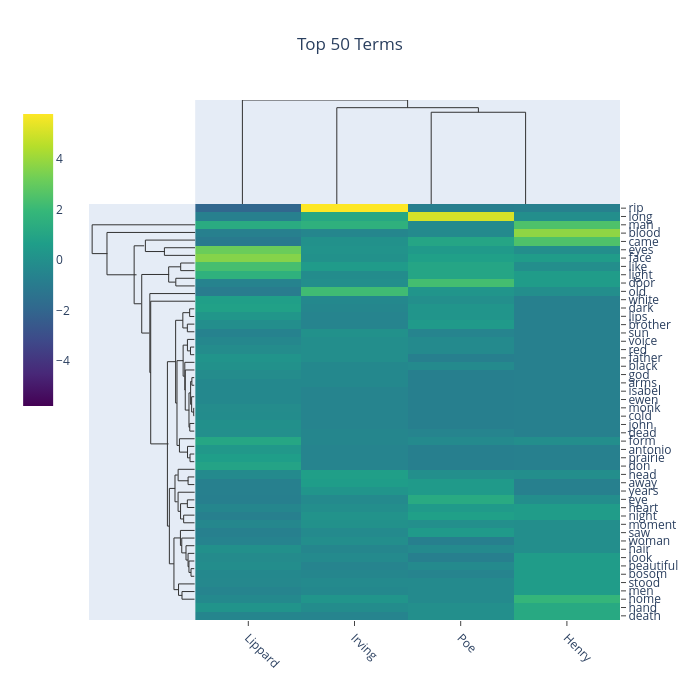

Notebook code for this chart:
### Markdown cell above
## Plotly Clustermaps

Plotly clustermaps are somewhat experimental and may or may not render plots that are as informative as Seaborn clustermaps. One advantage they have is that, instead of providing labels for each document at the bottom of the graph, they provide the document labels on the `x` and `y` axes, as well as the `z` (distance) score in the hovertext. This allows you to mouse over individual sections of the heatmap to see which documents are represented by that particular section. Also, by adjusting the height of the heatmap, it can be easier to say the labels for all terms. Note that the dendrograms and heatmap are separate subplots, so panning and zooming occurs separately. It is likely that this is not a very useful functionality for this sort of diagram.

With that said, let's generate a Plotly clustermap with some default settings.

### Code cell
from lexos.cluster import PlotlyClustermap

cm = PlotlyClustermap(
    dtm=dtm,
    labels=labels,
    metric="euclidean", # Using cosine for a different perspective
    method="average",   # Using ward for compact clusters
    width=700,
    height=600,
    hide_upper=False,  # Set to True to hide the top dendrogram
    hide_side=False,  # Set to True to hide the side dendrogram
    colorscale="Blues", # Try a different colorscale
    title="Top 50 Terms",
)
cm.show()

### Figure 1 — Plotly figure (JSON) as saved in the notebook; plotly's stock layout.template omitted (floating-point values rounded to 4 significant figures; data arrays with more than 128 entries replaced by an {"elided": "..."} marker saying what was removed)
{"data": [{"colorbar": {"len": 0.6, "x": 0.11, "xref": "container", "y": 0.5, "yref": "container"}, "colorscale": [[0, "#440154"], [0.1111, "#482878"], [0.2222, "#3e4989"], [0.3333, "#31688e"], [0.4444, "#26828e"], [0.5556, "#1f9e89"], [0.6667, "#35b779"], [0.7778, "#6ece58"], [0.8889, "#b5de2b"], [1, "#fde725"]], "name": "", "showscale": true, "type": "heatmap", "x": ["Lippard", "Irving", "Poe", "Henry"], "xaxis": "x4", "y": ["rip", "long", "man", "blood", "came", "eyes", "face", "like", "light", "door", "old", "white", "dark", "lips", "brother", "sun", "voice", "red", "father", "black", "god", "arms", "isabel", "ewen", "monk", "cold", "john", "dead", "form", "antonio", "prairie", "don", "head", "away", "years", "eye", "heart", "night", "moment", "saw", "woman", "hair", "look", "beautiful", "bosom", "stood", "men", "home", "hand", "death"], "yaxis": "y4", "z": {"elided": "50x4 float values"}, "zmid": 0}, {"hoverinfo": "skip", "line": {"color": "rgb(50,50,50)", "width": 1}, "mode": "lines", "showlegend": false, "type": "scatter", "x": [25.0, 25.0, 35.0, 35.0], "xaxis": "x2", "y": [0.0, 9.027, 9.027, 0.0], "yaxis": "y2"}, {"hoverinfo": "skip", "line": {"color": "rgb(50,50,50)", "width": 1}, "mode": "lines", "showlegend": false, "type": "scatter", "x": [15.0, 15.0, 30.0, 30.0], "xaxis": "x2", "y": [0.0, 9.478, 9.478, 9.027], "yaxis": "y2"}, {"hoverinfo": "skip", "line": {"color": "rgb(50,50,50)", "width": 1}, "mode": "lines", "showlegend": false, "type": "scatter", "x": [5.0, 5.0, 22.5, 22.5], "xaxis": "x2", "y": [0.0, 10.23, 10.23, 9.478], "yaxis": "y2"}, {"hoverinfo": "skip", "line": {"color": "rgb(50,50,50)", "width": 1}, "mode": "lines", "showlegend": false, "type": "scatter", "x": [6.589, 4.685, 4.685, 6.589], "xaxis": "x3", "y": [35.0, 35.0, 45.0, 45.0], "yaxis": "y3"}, {"hoverinfo": "skip", "line": {"color": "rgb(50,50,50)", "width": 1}, "mode": "lines", "showlegend": false, "type": "scatter", "x": [6.625, 3.503, 3.503, 4.721], "xaxis": "x3", "y": [25.0, 25.0, 40.0, 40.0], "yaxis": "y3"}, {"hoverinfo": "skip", "line": {"color": "rgb(50,50,50)", "width": 1}, "mode": "lines", "showlegend": false, "type": "scatter", "x": [6.558, 5.695, 5.695, 6.558], "xaxis": "x3", "y": [55.0, 55.0, 65.0, 65.0], "yaxis": "y3"}, {"hoverinfo": "skip", "line": {"color": "rgb(50,50,50)", "width": 1}, "mode": "lines", "showlegend": false, "type": "scatter", "x": [6.567, 5.392, 5.392, 6.567], "xaxis": "x3", "y": [75.0, 75.0, 85.0, 85.0], "yaxis": "y3"}, {"hoverinfo": "skip", "line": {"color": "rgb(50,50,50)", "width": 1}, "mode": "lines", "showlegend": false, "type": "scatter", "x": [5.692, 4.949, 4.949, 5.379], "xaxis": "x3", "y": [60.0, 60.0, 80.0, 80.0], "yaxis": "y3"}, {"hoverinfo": "skip", "line": {"color": "rgb(50,50,50)", "width": 1}, "mode": "lines", "showlegend": false, "type": "scatter", "x": [6.54, 6.253, 6.253, 6.54], "xaxis": "x3", "y": [115.0, 115.0, 125.0, 125.0], "yaxis": "y3"}, {"hoverinfo": "skip", "line": {"color": "rgb(50,50,50)", "width": 1}, "mode": "lines", "showlegend": false, "type": "scatter", "x": [6.545, 6.11, 6.11, 6.545], "xaxis": "x3", "y": [135.0, 135.0, 145.0, 145.0], "yaxis": "y3"}, {"hoverinfo": "skip", "line": {"color": "rgb(50,50,50)", "width": 1}, "mode": "lines", "showlegend": false, "type": "scatter", "x": [6.257, 5.829, 5.829, 6.109], "xaxis": "x3", "y": [120.0, 120.0, 140.0, 140.0], "yaxis": "y3"}, {"hoverinfo": "skip", "line": {"color": "rgb(50,50,50)", "width": 1}, "mode": "lines", "showlegend": false, "type": "scatter", "x": [6.539, 6.304, 6.304, 6.539], "xaxis": "x3", "y": [165.0, 165.0, 175.0, 175.0], "yaxis": "y3"}, {"hoverinfo": "skip", "line": {"color": "rgb(50,50,50)", "width": 1}, "mode": "lines", "showlegend": false, "type": "scatter", "x": [6.545, 6.114, 6.114, 6.31], "xaxis": "x3", "y": [155.0, 155.0, 170.0, 170.0], "yaxis": "y3"}, {"hoverinfo": "skip", "line": {"color": "rgb(50,50,50)", "width": 1}, "mode": "lines", "showlegend": false, "type": "scatter", "x": [6.536, 6.389, 6.389, 6.536], "xaxis": "x3", "y": [205.0, 205.0, 215.0, 215.0], "yaxis": "y3"}, {"hoverinfo": "skip", "line": {"color": "rgb(50,50,50)", "width": 1}, "mode": "lines", "showlegend": false, "type": "scatter", "x": [6.533, 6.503, 6.503, 6.533], "xaxis": "x3", "y": [245.0, 245.0, 255.0, 255.0], "yaxis": "y3"}, {"hoverinfo": "skip", "line": {"color": "rgb(50,50,50)", "width": 1}, "mode": "lines", "showlegend": false, "type": "scatter", "x": [6.537, 6.375, 6.375, 6.507], "xaxis": "x3", "y": [230.0, 230.0, 250.0, 250.0], "yaxis": "y3"}, {"hoverinfo": "skip", "line": {"color": "rgb(50,50,50)", "width": 1}, "mode": "lines", "showlegend": false, "type": "scatter", "x": [6.387, 6.312, 6.312, 6.373], "xaxis": "x3", "y": [210.0, 210.0, 240.0, 240.0], "yaxis": "y3"}, {"hoverinfo": "skip", "line": {"color": "rgb(50,50,50)", "width": 1}, "mode": "lines", "showlegend": false, "type": "scatter", "x": [6.54, 6.26, 6.26, 6.54], "xaxis": "x3", "y": [265.0, 265.0, 275.0, 275.0], "yaxis": "y3"}, {"hoverinfo": "skip", "line": {"color": "rgb(50,50,50)", "width": 1}, "mode": "lines", "showlegend": false, "type": "scatter", "x": [6.313, 6.21, 6.21, 6.255], "xaxis": "x3", "y": [225.0, 225.0, 270.0, 270.0], "yaxis": "y3"}, {"hoverinfo": "skip", "line": {"color": "rgb(50,50,50)", "width": 1}, "mode": "lines", "showlegend": false, "type": "scatter", "x": [6.549, 5.979, 5.979, 6.224], "xaxis": "x3", "y": [195.0, 195.0, 247.5, 247.5], "yaxis": "y3"}, {"hoverinfo": "skip", "line": {"color": "rgb(50,50,50)", "width": 1}, "mode": "lines", "showlegend": false, "type": "scatter", "x": [6.55, 5.951, 5.951, 5.98], "xaxis": "x3", "y": [185.0, 185.0, 221.2, 221.2], "yaxis": "y3"}, {"hoverinfo": "skip", "line": {"color": "rgb(50,50,50)", "width": 1}, "mode": "lines", "showlegend": false, "type": "scatter", "x": [6.109, 5.848, 5.848, 5.941], "xaxis": "x3", "y": [162.5, 162.5, 203.1, 203.1], "yaxis": "y3"}, {"hoverinfo": "skip", "line": {"color": "rgb(50,50,50)", "width": 1}, "mode": "lines", "showlegend": false, "type": "scatter", "x": [6.54, 6.276, 6.276, 6.54], "xaxis": "x3", "y": [305.0, 305.0, 315.0, 315.0], "yaxis": "y3"}, {"hoverinfo": "skip", "line": {"color": "rgb(50,50,50)", "width": 1}, "mode": "lines", "showlegend": false, "type": "scatter", "x": [6.544, 6.119, 6.119, 6.281], "xaxis": "x3", "y": [295.0, 295.0, 310.0, 310.0], "yaxis": "y3"}, {"hoverinfo": "skip", "line": {"color": "rgb(50,50,50)", "width": 1}, "mode": "lines", "showlegend": false, "type": "scatter", "x": [6.56, 5.618, 5.618, 6.135], "xaxis": "x3", "y": [285.0, 285.0, 302.5, 302.5], "yaxis": "y3"}, {"hoverinfo": "skip", "line": {"color": "rgb(50,50,50)", "width": 1}, "mode": "lines", "showlegend": false, "type": "scatter", "x": [5.852, 5.466, 5.466, 5.601], "xaxis": "x3", "y": [182.8, 182.8, 293.8, 293.8], "yaxis": "y3"}, {"hoverinfo": "skip", "line": {"color": "rgb(50,50,50)", "width": 1}, "mode": "lines", "showlegend": false, "type": "scatter", "x": [5.83, 5.381, 5.381, 5.468], "xaxis": "x3", "y": [130.0, 130.0, 238.3, 238.3], "yaxis": "y3"}, {"hoverinfo": "skip", "line": {"color": "rgb(50,50,50)", "width": 1}, "mode": "lines", "showlegend": false, "type": "scatter", "x": [6.543, 6.154, 6.154, 6.543], "xaxis": "x3", "y": [335.0, 335.0, 345.0, 345.0], "yaxis": "y3"}, {"hoverinfo": "skip", "line": {"color": "rgb(50,50,50)", "width": 1}, "mode": "lines", "showlegend": false, "type": "scatter", "x": [6.562, 5.537, 5.537, 6.173], "xaxis": "x3", "y": [325.0, 325.0, 340.0, 340.0], "yaxis": "y3"}, {"hoverinfo": "skip", "line": {"color": "rgb(50,50,50)", "width": 1}, "mode": "lines", "showlegend": false, "type": "scatter", "x": [6.545, 6.109, 6.109, 6.545], "xaxis": "x3", "y": [365.0, 365.0, 375.0, 375.0], "yaxis": "y3"}, {"hoverinfo": "skip", "line": {"color": "rgb(50,50,50)", "width": 1}, "mode": "lines", "showlegend": false, "type": "scatter", "x": [6.552, 5.88, 5.88, 6.552], "xaxis": "x3", "y": [385.0, 385.0, 395.0, 395.0], "yaxis": "y3"}, {"hoverinfo": "skip", "line": {"color": "rgb(50,50,50)", "width": 1}, "mode": "lines", "showlegend": false, "type": "scatter", "x": [6.109, 5.687, 5.687, 5.872], "xaxis": "x3", "y": [370.0, 370.0, 390.0, 390.0], "yaxis": "y3"}, {"hoverinfo": "skip", "line": {"color": "rgb(50,50,50)", "width": 1}, "mode": "lines", "showlegend": false, "type": "scatter", "x": [6.563, 5.534, 5.534, 5.706], "xaxis": "x3", "y": [355.0, 355.0, 380.0, 380.0], "yaxis": "y3"}, {"hoverinfo": "skip", "line": {"color": "rgb(50,50,50)", "width": 1}, "mode": "lines", "showlegend": false, "type": "scatter", "x": [5.512, 5.342, 5.342, 5.508], "xaxis": "x3", "y": [332.5, 332.5, 367.5, 367.5], "yaxis": "y3"}, {"hoverinfo": "skip", "line": {"color": "rgb(50,50,50)", "width": 1}, "mode": "lines", "showlegend": false, "type": "scatter", "x": [6.538, 6.337, 6.337, 6.538], "xaxis": "x3", "y": [455.0, 455.0, 465.0, 465.0], "yaxis": "y3"}, {"hoverinfo": "skip", "line": {"color": "rgb(50,50,50)", "width": 1}, "mode": "lines", "showlegend": false, "type": "scatter", "x": [6.542, 6.209, 6.209, 6.341], "xaxis": "x3", "y": [445.0, 445.0, 460.0, 460.0], "yaxis": "y3"}, {"hoverinfo": "skip", "line": {"color": "rgb(50,50,50)", "width": 1}, "mode": "lines", "showlegend": false, "type": "scatter", "x": [6.543, 6.153, 6.153, 6.211], "xaxis": "x3", "y": [435.0, 435.0, 452.5, 452.5], "yaxis": "y3"}, {"hoverinfo": "skip", "line": {"color": "rgb(50,50,50)", "width": 1}, "mode": "lines", "showlegend": false, "type": "scatter", "x": [6.547, 6.026, 6.026, 6.157], "xaxis": "x3", "y": [425.0, 425.0, 443.8, 443.8], "yaxis": "y3"}, {"hoverinfo": "skip", "line": {"color": "rgb(50,50,50)", "width": 1}, "mode": "lines", "showlegend": false, "type": "scatter", "x": [6.556, 5.762, 5.762, 6.034], "xaxis": "x3", "y": [415.0, 415.0, 434.4, 434.4], "yaxis": "y3"}, {"hoverinfo": "skip", "line": {"color": "rgb(50,50,50)", "width": 1}, "mode": "lines", "showlegend": false, "type": "scatter", "x": [6.558, 5.68, 5.68, 5.764], "xaxis": "x3", "y": [405.0, 405.0, 424.7, 424.7], "yaxis": "y3"}, {"hoverinfo": "skip", "line": {"color": "rgb(50,50,50)", "width": 1}, "mode": "lines", "showlegend": false, "type": "scatter", "x": [6.555, 5.776, 5.776, 6.555], "xaxis": "x3", "y": [485.0, 485.0, 495.0, 495.0], "yaxis": "y3"}, {"hoverinfo": "skip", "line": {"color": "rgb(50,50,50)", "width": 1}, "mode": "lines", "showlegend": false, "type": "scatter", "x": [6.562, 5.561, 5.561, 5.783], "xaxis": "x3", "y": [475.0, 475.0, 490.0, 490.0], "yaxis": "y3"}, {"hoverinfo": "skip", "line": {"color": "rgb(50,50,50)", "width": 1}, "mode": "lines", "showlegend": false, "type": "scatter", "x": [5.665, 5.277, 5.277, 5.543], "xaxis": "x3", "y": [414.8, 414.8, 482.5, 482.5], "yaxis": "y3"}, {"hoverinfo": "skip", "line": {"color": "rgb(50,50,50)", "width": 1}, "mode": "lines", "showlegend": false, "type": "scatter", "x": [5.347, 4.992, 4.992, 5.276], "xaxis": "x3", "y": [350.0, 350.0, 448.7, 448.7], "yaxis": "y3"}, {"hoverinfo": "skip", "line": {"color": "rgb(50,50,50)", "width": 1}, "mode": "lines", "showlegend": false, "type": "scatter", "x": [5.383, 4.871, 4.871, 4.997], "xaxis": "x3", "y": [184.1, 184.1, 399.3, 399.3], "yaxis": "y3"}, {"hoverinfo": "skip", "line": {"color": "rgb(50,50,50)", "width": 1}, "mode": "lines", "showlegend": false, "type": "scatter", "x": [6.615, 3.833, 3.833, 4.939], "xaxis": "x3", "y": [105.0, 105.0, 291.7, 291.7], "yaxis": "y3"}, {"hoverinfo": "skip", "line": {"color": "rgb(50,50,50)", "width": 1}, "mode": "lines", "showlegend": false, "type": "scatter", "x": [6.617, 3.78, 3.78, 3.835], "xaxis": "x3", "y": [95.0, 95.0, 198.4, 198.4], "yaxis": "y3"}, {"hoverinfo": "skip", "line": {"color": "rgb(50,50,50)", "width": 1}, "mode": "lines", "showlegend": false, "type": "scatter", "x": [4.978, 3.275, 3.275, 3.746], "xaxis": "x3", "y": [70.0, 70.0, 146.7, 146.7], "yaxis": "y3"}, {"hoverinfo": "skip", "line": {"color": "rgb(50,50,50)", "width": 1}, "mode": "lines", "showlegend": false, "type": "scatter", "x": [3.428, 2.805, 2.805, 3.243], "xaxis": "x3", "y": [32.5, 32.5, 108.3, 108.3], "yaxis": "y3"}, {"hoverinfo": "skip", "line": {"color": "rgb(50,50,50)", "width": 1}, "mode": "lines", "showlegend": false, "type": "scatter", "x": [6.699, 1.117, 1.117, 2.953], "xaxis": "x3", "y": [15.0, 15.0, 70.42, 70.42], "yaxis": "y3"}, {"hoverinfo": "skip", "line": {"color": "rgb(50,50,50)", "width": 1}, "mode": "lines", "showlegend": false, "type": "scatter", "x": [6.728, 0.196, 0.196, 1.146], "xaxis": "x3", "y": [5.0, 5.0, 42.71, 42.71], "yaxis": "y3"}], "layout": {"height": 700, "showlegend": false, "title": {"text": "Top 50 Terms", "x": 0.5}, "width": 700, "xaxis": {"anchor": "y", "domain": [0, 0.2], "showgrid": false, "showline": false, "showticklabels": false, "ticks": "", "zeroline": false}, "xaxis2": {"anchor": "y2", "domain": [0.2, 1], "range": [0, 45], "showgrid": false, "showline": false, "showticklabels": false, "ticks": "", "zeroline": false}, "xaxis3": {"anchor": "y3", "domain": [0, 0.2], "range": [0, 6.597], "showgrid": false, "showline": false, "showticklabels": false, "ticks": "", "zeroline": false}, "xaxis4": {"anchor": "y4", "domain": [0.2, 1], "showgrid": false, "showline": false, "showticklabels": true, "side": "bottom", "tickangle": 45, "tickmode": "array", "ticks": "outside", "ticktext": ["Lippard", "Irving", "Poe", "Henry"], "tickvals": [0, 1, 2, 3], "zeroline": false}, "yaxis": {"anchor": "x", "domain": [0.8, 1], "showgrid": false, "showline": false, "showticklabels": false, "ticks": "", "zeroline": false}, "yaxis2": {"anchor": "x2", "domain": [0.8, 1], "range": [0, 10.23], "showgrid": false, "showline": false, "showticklabels": false, "ticks": "", "zeroline": false}, "yaxis3": {"anchor": "x3", "autorange": "reversed", "domain": [0, 0.8], "range": [0, 500], "showgrid": false, "showline": false, "showticklabels": false, "ticks": "", "zeroline": false}, "yaxis4": {"anchor": "x4", "autorange": "reversed", "domain": [0, 0.8], "showgrid": false, "showline": false, "showticklabels": true, "side": "right", "tickmode": "array", "ticks": "outside", "ticktext": ["rip", "long", "man", "blood", "came", "eyes", "face", "like", "light", "door", "old", "white", "dark", "lips", "brother", "sun", "voice", "red", "father", "black", "god", "arms", "isabel", "ewen", "monk", "cold", "john", "dead", "form", "antonio", "prairie", "don", "head", "away", "years", "eye", "heart", "night", "moment", "saw", "woman", "hair", "look", "beautiful", "bosom", "stood", "men", "home", "hand", "death"], "tickvals": [0, 1, 2, 3, 4, 5, 6, 7, 8, 9, 10, 11, 12, 13, 14, 15, 16, 17, 18, 19, 20, 21, 22, 23, 24, 25, 26, 27, 28, 29, 30, 31, 32, 33, 34, 35, 36, 37, 38, 39, 40, 41, 42, 43, 44, 45, 46, 47, 48, 49], "zeroline": false}}}
